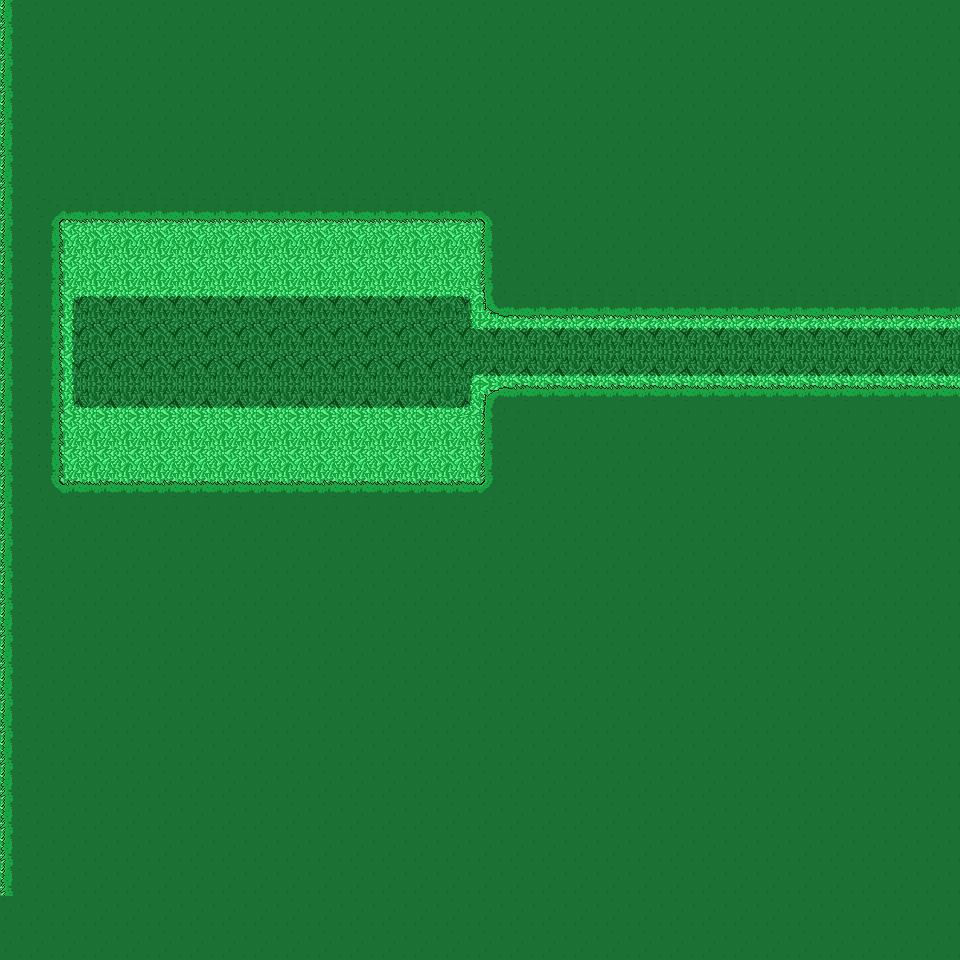

Rendered tile map (Tiled .tmx) drawn with the repository's tilesets; below, a short description and the map source with its tile grids summarised:
An orthogonal 30x30 tile map with 32x32 px tiles, 2 tile layers (Background, Foreground) and 6 objects (2x Penguin, TriggerWarp, MexicanRaccoon, TriggerCutScene, RespawnPoint).

<map version="1.0" orientation="orthogonal" width="30" height="30" tilewidth="32" tileheight="32">
 <tileset firstgid="1" name="Jungle" tilewidth="32" tileheight="32">
  <image source="../Images/Tilesets/Jungle.png" width="512" height="512" />
  <tile id="1">
   <properties>
    <property name="type" value="PhysicalTile" />
   </properties>
  </tile>
  <tile id="3">
   <properties>
    <property name="type" value="PhysicalTile" />
   </properties>
  </tile>
  <tile id="4">
   <properties>
    <property name="type" value="Foreground" />
   </properties>
  </tile>
  <tile id="5">
   <properties>
    <property name="type" value="Foreground" />
   </properties>
  </tile>
  <tile id="6">
   <properties>
    <property name="type" value="Foreground" />
   </properties>
  </tile>
  <tile id="7">
   <properties>
    <property name="type" value="Foreground" />
   </properties>
  </tile>
  <tile id="8">
   <properties>
    <property name="type" value="Foreground" />
   </properties>
  </tile>
  <tile id="9">
   <properties>
    <property name="type" value="Foreground" />
   </properties>
  </tile>
  <tile id="10">
   <properties>
    <property name="type" value="Foreground" />
   </properties>
  </tile>
  <tile id="11">
   <properties>
    <property name="type" value="Foreground" />
   </properties>
  </tile>
  <tile id="12">
   <properties>
    <property name="type" value="Foreground" />
   </properties>
  </tile>
  <tile id="13">
   <properties>
    <property name="type" value="Foreground" />
   </properties>
  </tile>
  <tile id="16">
   <properties>
    <property name="type" value="PhysicalTile" />
   </properties>
  </tile>
  <tile id="17">
   <properties>
    <property name="type" value="PhysicalTile" />
   </properties>
  </tile>
  <tile id="18">
   <properties>
    <property name="type" value="PhysicalTile" />
   </properties>
  </tile>
  <tile id="20">
   <properties>
    <property name="type" value="Foreground" />
   </properties>
  </tile>
  <tile id="21">
   <properties>
    <property name="type" value="PhysicalTile" />
   </properties>
  </tile>
  <tile id="22">
   <properties>
    <property name="type" value="PhysicalTile" />
   </properties>
  </tile>
  <tile id="24">
   <properties>
    <property name="type" value="Foreground" />
   </properties>
  </tile>
  <tile id="25">
   <properties>
    <property name="type" value="Foreground" />
   </properties>
  </tile>
  <tile id="26">
   <properties>
    <property name="type" value="Foreground" />
   </properties>
  </tile>
  <tile id="27">
   <properties>
    <property name="type" value="Foreground" />
   </properties>
  </tile>
  <tile id="28">
   <properties>
    <property name="type" value="Foreground" />
   </properties>
  </tile>
  <tile id="29">
   <properties>
    <property name="type" value="PhysicalTile" />
   </properties>
  </tile>
  <tile id="38">
   <properties>
    <property name="type" value="Foreground" />
   </properties>
  </tile>
  <tile id="39">
   <properties>
    <property name="type" value="Foreground" />
   </properties>
  </tile>
  <tile id="40">
   <properties>
    <property name="type" value="PhysicalTile" />
   </properties>
  </tile>
  <tile id="54">
   <properties>
    <property name="type" value="Foreground" />
   </properties>
  </tile>
  <tile id="55">
   <properties>
    <property name="type" value="Foreground" />
   </properties>
  </tile>
  <tile id="64">
   <properties>
    <property name="type" value="PhysicalTile" />
   </properties>
  </tile>
  <tile id="65">
   <properties>
    <property name="type" value="PhysicalTile" />
   </properties>
  </tile>
  <tile id="66">
   <properties>
    <property name="type" value="PhysicalTile" />
   </properties>
  </tile>
  <tile id="70">
   <properties>
    <property name="type" value="Foreground" />
   </properties>
  </tile>
  <tile id="71">
   <properties>
    <property name="type" value="Foreground" />
   </properties>
  </tile>
  <tile id="80">
   <properties>
    <property name="type" value="PhysicalTile" />
   </properties>
  </tile>
  <tile id="81">
   <properties>
    <property name="type" value="PhysicalTile" />
   </properties>
  </tile>
  <tile id="82">
   <properties>
    <property name="type" value="PhysicalTile" />
   </properties>
  </tile>
  <tile id="96">
   <properties>
    <property name="type" value="PhysicalTile" />
   </properties>
  </tile>
  <tile id="97">
   <properties>
    <property name="type" value="PhysicalTile" />
   </properties>
  </tile>
  <tile id="98">
   <properties>
    <property name="type" value="PhysicalTile" />
   </properties>
  </tile>
  <tile id="112">
   <properties>
    <property name="type" value="Hole" />
   </properties>
  </tile>
  <tile id="113">
   <properties>
    <property name="type" value="Hole" />
   </properties>
  </tile>
  <tile id="128">
   <properties>
    <property name="type" value="PhysicalTile" />
   </properties>
  </tile>
  <tile id="129">
   <properties>
    <property name="type" value="PhysicalTile" />
   </properties>
  </tile>
  <tile id="130">
   <properties>
    <property name="type" value="PhysicalTile" />
   </properties>
  </tile>
  <tile id="144">
   <properties>
    <property name="type" value="PhysicalTile" />
   </properties>
  </tile>
  <tile id="160">
   <properties>
    <property name="type" value="PhysicalTile" />
   </properties>
  </tile>
  <tile id="176">
   <properties>
    <property name="type" value="PhysicalTile" />
   </properties>
  </tile>
 </tileset>
 <layer name="Background" width="30" height="30">
  <data>[900 cells, 900 non-empty, 11 distinct tile ids]</data>
 </layer>
 <layer name="Foreground" width="30" height="30">
  <data>[900 cells, 766 non-empty, 11 distinct tile ids]</data>
 </layer>
 <objectgroup name="Objects" width="30" height="30">
  <object name="TriggerWarpTuto3Left" type="TriggerWarp" x="677" y="291" width="55" height="125">
   <properties>
    <property name="location" value="left" />
    <property name="url" value="Maps/Tuto3.json" />
   </properties>
  </object>
  <object name="Penguin0" type="Penguin" x="448" y="307" width="32" height="32" />
  <object name="MexicanRaccoon" type="MexicanRaccoon" x="216" y="433" width="86" height="27">
   <properties>
    <property name="url" value="mexicanRaccoon_tuto2" />
   </properties>
  </object>
  <object name="TriggerCutScenePary" type="TriggerCutScene" x="132" y="225" width="66" height="255">
   <properties>
    <property name="url" value="CutScenes/tuto2_cutscene1" />
   </properties>
  </object>
  <object name="Penguin1" type="Penguin" x="448" y="362" width="32" height="32" />
 </objectgroup>
 <objectgroup name="RespawnPoints" width="30" height="30">
  <object name="RespawnPointLeftTuto2" type="RespawnPoint" x="71" y="320" width="33" height="64">
   <properties>
    <property name="location" value="left" />
   </properties>
  </object>
 </objectgroup>
 <objectgroup name="DisabledObjects" width="30" height="30" />
</map>
